Frame 1 (no input): blank canvas, image omitted
Frame 60 (the mouse pressed at the canvas centre just before this capture): blank canvas, image omitted
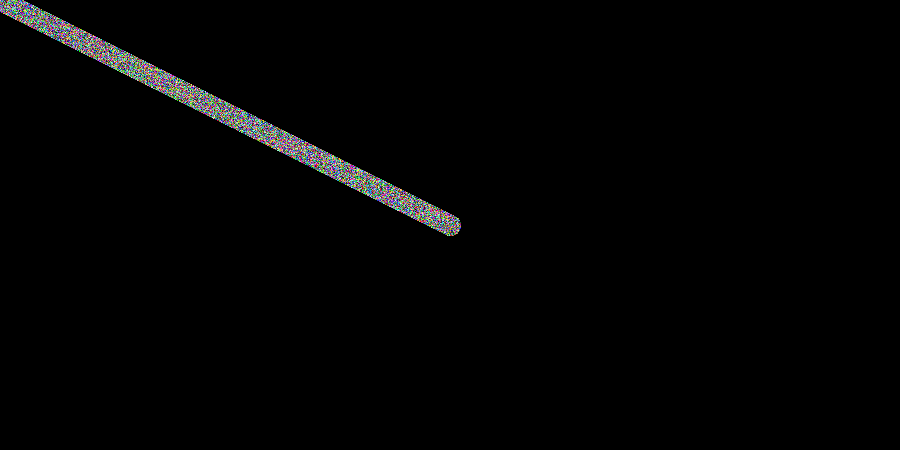
Frame 120 (the mouse held since frame 60 and released just before this capture)

The Processing sketch whose frames 1 and 60 were blank and that drew this single picture after the mouse press (run headless with seeded random() and noise(); from frame 60 on, the mouse is pressed at the canvas centre):

// Processing sketch: processing_50351
// ── processing_50351.pde

// noise lines

void setup() {
  background(0);
  size(900,450);
  smooth();
  
  // I limited the frameRate to save your computer but change it for faster expansion
  frameRate(30);
}

void draw() {
  if(mousePressed) {
     stroke(255);
     strokeWeight(20);
     line(pmouseX,pmouseY, mouseX, mouseY);
  }
  noiser();
}

void mousePressed() {
  if (mouseButton == RIGHT) {
    background(0);
  }
}

// variables for noiser

  int loc;
  color black = color(0);
  color white = color(255);
  color c = color(0);
  PImage block = createImage(20,20,black);
  
void noiser() {
  for(int y = 0; y< height; y++) {
    for(int x = 0; x<width; x++) {
      if (get(x,y) != black) {
        c = color(random(255), random(255), random(255));
        set(x+int(random(-1,1)),y+int(random(-1,1)), c);
      }
    }
  }
}
